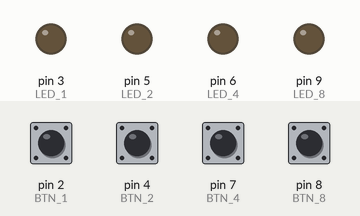
The sketch below on a simulated Arduino Uno, built with avr-gcc and run on an emulated ATmega328P. Shown: output pins drawn as LEDs (lit = HIGH). Dashed ring = blinking. The inputs (shaded band) are chosen by the test bench; at power-on: pin 2 (BTN_1), pin 4 (BTN_2), pin 7 (BTN_4), pin 8 (BTN_8) HIGH. Sleep ends after the set time or at an interrupt; random numbers use the default seed unless the sketch sets one; EEPROM starts erased. At 13.3 s the program stops and its outputs stay as they are.

Above: at 2.1 s.
2.2 s: pin 2 (BTN_1) pulled LOW for 0.15 s
At 3.1 s:
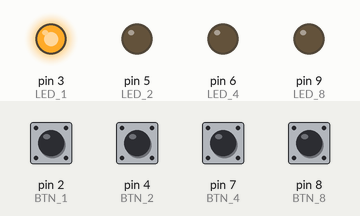
5.2 s: pin 4 (BTN_2) pulled LOW for 0.15 s
At 5.35 s:
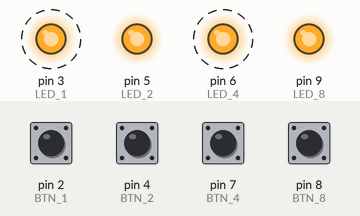
At 7.0 s:
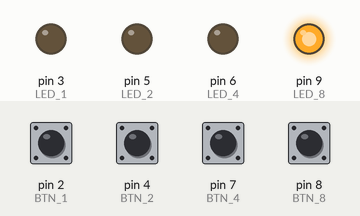
Timing chart, 0 to 14.8 s (numbered marks = the images above; inputs shaded):
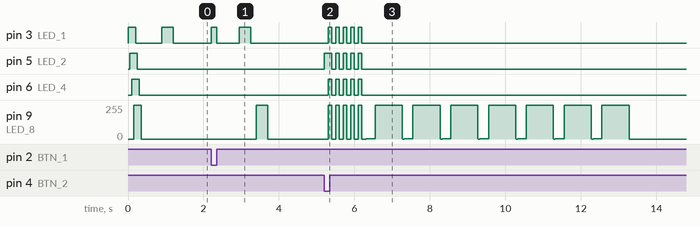

The sketch:

code.ino
```cpp
#include <avr/sleep.h>
#include <EEPROM.h>

#define LED_1 3
#define LED_2 5
#define LED_4 6
#define LED_8 9
#define BTN_1 2
#define BTN_2 4
#define BTN_4 7
#define BTN_8 8

#define FLASH_TIME 300
#define TIMEOUT_MS 30000

char counter = 0;
char streak = -1;
char sequence[16];
bool waitForUnpress = false;
unsigned long lastInteraction = 0;

char highscore = 0;

// makes accessing the LEDs a lot easier when iterating
char ledMap[] = {LED_1, LED_2, LED_4, LED_8};

// setup is called once when the device starts
void setup()
{
  pinMode(LED_1, OUTPUT);
  pinMode(LED_2, OUTPUT);
  pinMode(LED_4, OUTPUT);
  pinMode(LED_8, OUTPUT);
  pinMode(BTN_1, INPUT_PULLUP);
  pinMode(BTN_2, INPUT_PULLUP);
  pinMode(BTN_4, INPUT_PULLUP);
  pinMode(BTN_8, INPUT_PULLUP);

  // check whether all buttons are pressed for 4s and wipe EEPROM if this happens
  checkReset();

  // initalize the random function
  randomSeed(analogRead(A0));

  swipeLight(50, true);

  // if the max score (15) was reached we want a special effect
  highscore = EEPROM.read(0);
  if (highscore > 0) {
    delay(300);
    if (highscore == 15) {
      displayScore(highscore, 2., 4);
      delay(200);
    } else {
      displayScore(highscore, 0.5, 1);
    }
    swipeLight(50, false);
  }
  delay(500);
}

// checks whether all buttons are pressed simultaniously
int checkResetButtons() {
  bool val1 = digitalRead(BTN_1) == LOW;
  bool val2 = digitalRead(BTN_2) == LOW;
  bool val4 = digitalRead(BTN_4) == LOW;
  bool val8 = digitalRead(BTN_8) == LOW;
  if (val1 && val2 && val4 && val8) {
    return true;
  } else {
    return false;
  }
}

// Wipes highscore if all Buttons are pressed for 4 consecutive seconds
void checkReset() {
  if (checkResetButtons()) {
    digitalWrite(ledMap[0], HIGH);
    delay(1000);
    if (checkResetButtons()) {
      digitalWrite(ledMap[1], HIGH);
      delay(1000);
      if (checkResetButtons()) {
        digitalWrite(ledMap[2], HIGH);
        delay(1000);
        if (checkResetButtons()) {
          digitalWrite(ledMap[3], HIGH);
          delay(500);
          EEPROM.write(0, -1);
        }
      }
    }
  }
  resetLeds();
}

// loop is called indefinitly after `setup` is finished
void loop()
{
  // Send device to sleep after TIMEOUT_MS has passed without button interaction
  if (millis() - lastInteraction > TIMEOUT_MS) {
    sleep();
  }
  // if we reach the next level increase streak and check if we won
  if (counter > streak) {
    if(counter > 0){
      delay(500);
    }
    ++streak;
    if (streak == 15) {
      nightRiderEffect(100, 5);
      delay(300);
      gameOver(false);
    }
    sequence[streak] = char(random(0, 4));
    for (char i = 0; i <= streak; ++i) {
      flashLed(sequence[i]);
    }
    counter = 0;
    lastInteraction = millis();
  }

  // get any new button interactions and updated LEDs if necessary
  char btn = getButtonPressed();
  if (btn >= 0) {
    lastInteraction = millis();
    delay(100);
    // This ensures that accidental multiple button presses are ignored
    if (!waitForUnpress) {
      if (btn == sequence[counter]) {
        waitForUnpress = true;
      } else {
        gameOver(true);
      }
    }
  } else if (btn == -2) {
    lastInteraction = millis();
    delay(100);
    if (waitForUnpress) {
      counter++;
      waitForUnpress = false;
    }
  }
}

bool btn1Pressed = false;
bool btn2Pressed = false;
bool btn4Pressed = false;
bool btn8Pressed = false;

/*
  Returns either:
  + 0-3 when one button is newly pressed,
  + -1 when nothing happned or multiple buttons are currently pressed
  + -2 when the last button pressed has just been released
*/
char getButtonPressed() {
  // Read all Buttons
  bool val1 = digitalRead(BTN_1) == LOW;
  bool val2 = digitalRead(BTN_2) == LOW;
  bool val4 = digitalRead(BTN_4) == LOW;
  bool val8 = digitalRead(BTN_8) == LOW;

  bool stateChanged = false;

  // "if" away until all possible changes have been calculated
  if (val1 && !btn1Pressed) {
    digitalWrite(ledMap[0], HIGH);
    btn1Pressed = true;
    stateChanged = true;
  }
  if (!val1 && btn1Pressed) {
    digitalWrite(ledMap[0], LOW);
    btn1Pressed = false;
    stateChanged = true;
  }

  if (val2 && !btn2Pressed) {
    digitalWrite(ledMap[1], HIGH);
    btn2Pressed = true;
    stateChanged = true;
  }
  if (!val2 && btn2Pressed) {
    digitalWrite(ledMap[1], LOW);
    btn2Pressed = false;
    stateChanged = true;
  }

  if (val4 && !btn4Pressed) {
    digitalWrite(ledMap[2], HIGH);
    btn4Pressed = true;
    stateChanged = true;
  }
  if (!val4 && btn4Pressed) {
    digitalWrite(ledMap[2], LOW);
    btn4Pressed = false;
    stateChanged = true;
  }

  if (val8 && !btn8Pressed) {
    digitalWrite(ledMap[3], HIGH);
    btn8Pressed = true;
    stateChanged = true;
  }
  if (!val8 && btn8Pressed) {
    digitalWrite(ledMap[3], LOW);
    btn8Pressed = false;
    stateChanged = true;
  }

  // check which state Change actually occured, we want to ignore the case of multiple, simultanous button presses
  if (stateChanged) {
    if (btn1Pressed && !(btn2Pressed || btn4Pressed || btn8Pressed)) {
      return 0;
    }

    if (btn2Pressed && !(btn1Pressed || btn4Pressed || btn8Pressed)) {
      return 1;
    }

    if (btn4Pressed && !(btn1Pressed || btn2Pressed || btn8Pressed)) {
      return 2;
    }

    if (btn8Pressed && !(btn1Pressed || btn2Pressed || btn4Pressed)) {
      return 3;
    }

    if (!btn1Pressed && !btn2Pressed && !btn4Pressed && !btn8Pressed) {
      return -2;
    }
  }
  return -1;
}

// Flashes an LED for the specified time, will wait for the same amount afterwards
void flashLed(char led) {
  digitalWrite(ledMap[led], HIGH);
  delay(FLASH_TIME);
  digitalWrite(ledMap[led], LOW);
  delay(FLASH_TIME / 2);
}

// Sets all LEDS to LOW
void resetLeds() {
  for (char i = 0; i < 4; ++i) {
    digitalWrite(ledMap[i], LOW);
  }
}

// Sets the atmega chip to sleep mode, so that power consumption is minimized
void sleep() {
  resetLeds();
  sleep_enable();
  set_sleep_mode(SLEEP_MODE_PWR_DOWN);
  sleep_cpu();
}

// displays a given score on the LEDs in binary format
void displayScore(char score, float frequency, char repetitions) {
  resetLeds();
  bool bits[] = {false, false, false, false};
  if (score > 15) {
    score = 15;
  }

  // find the bits of the score
  for (char i = 3; i >= 0; --i) {
    if (score % 2 == 1) {
      bits[i] = true;
    }
    score /= 2;
  }

  // show score in binary but pulse as a cos-wave
  float loopDuration = 1. / frequency;
  for (char r = 0; r < repetitions; ++r) {
    unsigned long startTime = millis();
    while (true) {
      float deltaSecs = ((float)(millis() - startTime)) / 1000.;
      if (deltaSecs > loopDuration) {
        break;
      }
      char cosVal = (char)((-1 * cos((deltaSecs / loopDuration) * 2 * PI)) * 128 + 128);
      for (char i = 0; i < 4; ++i) {
        if (bits[i]) {
          analogWrite(ledMap[i], cosVal);
        }
      }
    }
  }
  resetLeds();
}

// creates a quick swipe animation
void swipeLight(int animationSpeed, bool animationDirection) {

  if (animationDirection) {
    for (char i = 0; i < 4; ++i) {
      digitalWrite(ledMap[i], HIGH);
      delay(animationSpeed);
    }
    for (char i = 0; i < 4; ++i) {
      digitalWrite(ledMap[i], LOW);
      delay(animationSpeed);
    }
  } else {
    for (char i = 3; i >= 0; ++i) {
      digitalWrite(ledMap[i], HIGH);
      delay(animationSpeed);
    }
    for (char i = 3; i >= 0; ++i) {
      digitalWrite(ledMap[i], LOW);
      delay(animationSpeed);
    }
  }
}

// Makes a quick nightrider effect on the leds
void nightRiderEffect(int speed, int repetitions) {
  for (int r = 0; r < repetitions; ++r) {
    for (char i = 0; i < 6; ++i) {
      resetLeds();
      char led = i;
      if (i > 3) {
        led = 6 - i;
      }
      if (led == 0) {
        analogWrite(ledMap[led + 1], 64);
      } else if (led == 3) {
        analogWrite(ledMap[led - 1], 64);
      } else {
        analogWrite(ledMap[led - 1], 64);
        analogWrite(ledMap[led + 1], 64);
      }
      analogWrite(ledMap[led], 255);
      delay(speed);
    }
  }
}

// Display the Score and Loop indefinitly
void gameOver(bool isError) {
  if (highscore < streak) {
    EEPROM.write(0, streak);
  }

  if (isError) {
    for (char i = 0; i < 5; ++i) {
      digitalWrite(ledMap[0], HIGH);
      digitalWrite(ledMap[1], HIGH);
      digitalWrite(ledMap[2], HIGH);
      digitalWrite(ledMap[3], HIGH);
      delay(100);
      resetLeds();
      delay(100);
    }
  }

  displayScore(streak, 1., 7.);
  sleep();
}
```

Measured:
- after the input at 2.2 s, pin 3 (LED_1): LOW → HIGH at once, → LOW 0.15 s later, → HIGH 0.60 s later, → LOW 0.30 s later; pin 9 (LED_8): 0/255 → 255/255 after 1.2 s, → 0/255 0.30 s later
- after the input at 5.2 s, pin 3 (LED_1): alternates HIGH for 0.10 s and LOW for 0.10 s, 10 changes in all, then stays LOW, starting after 0.10 s; pin 5 (LED_2): LOW → HIGH at once, then repeats every 0.20 s: LOW 0.10 s, HIGH 0.10 s, until it stays LOW from 6.2 s
